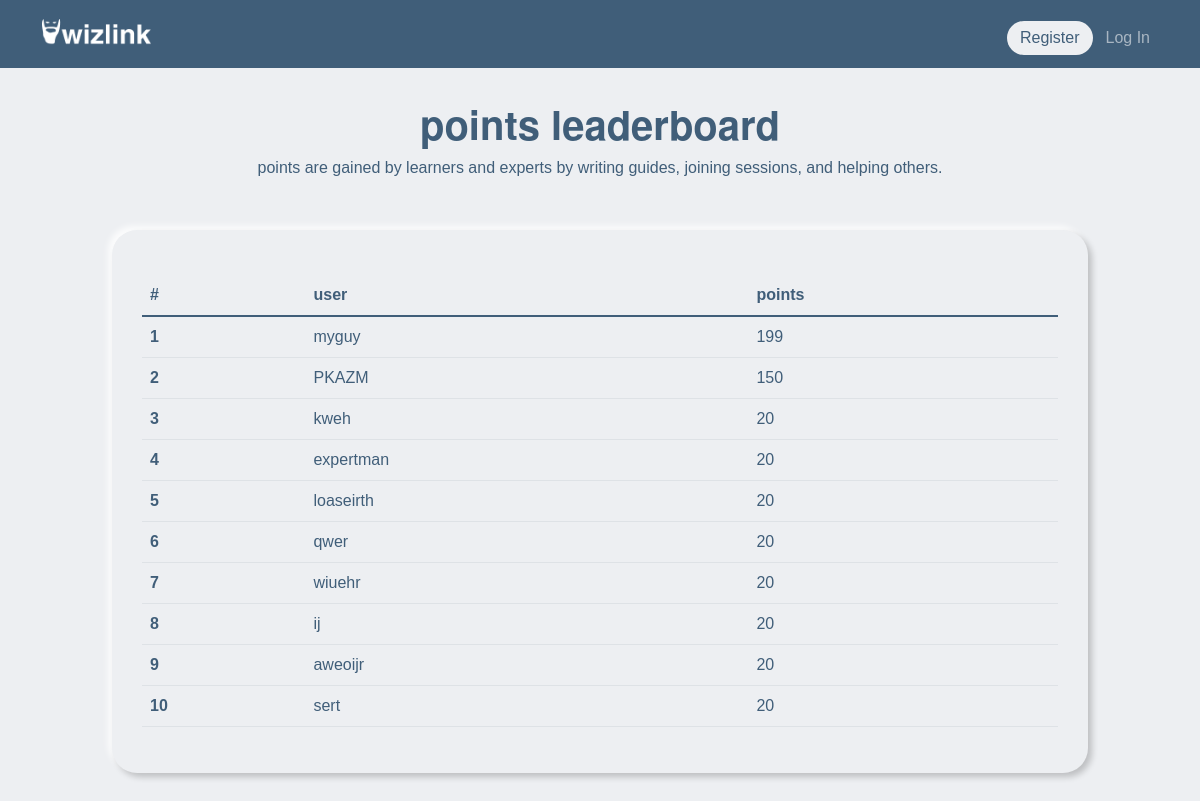
The app's page /leaderboard with its own data.
### tables this page shows
CREATE TABLE users (
    id INTEGER PRIMARY KEY,
    username TEXT NOT NULL,
    gender TEXT,
    email TEXT NOT NULL,
    hash TEXT NOT NULL,
    role TEXT NOT NULL,
    followers INTEGER DEFAULT 0,
    points INTEGER DEFAULT 0
, posts INTEGER, categories TEXT);

### app.py (the view)
@app.route("/leaderboard")
def leaderboard():
    rows = db.execute("SELECT * FROM users ORDER BY points DESC LIMIT 10")
    return render_template("leaderboard.html", rows=rows)

### app.py (called while the page is built)
@app.after_request
def after_request(response):
    response.headers["Cache-Control"] = "no-cache, no-store, must-revalidate"
    response.headers["Expires"] = 0
    response.headers["Pragma"] = "no-cache"
    return response

### templates/leaderboard.html (shortened to what this page needs)
{% extends "layout.html" %}
{% block main %}
<div class="header">
  <h1>
      <b>points leaderboard</b>
  </h1>
  <p>points are gained by learners and experts by writing guides, joining sessions, and helping others.</p>
</div>
<div class="container">
  <div class="box_s">
<table class="table" style="color: #405E79; margin-top: 15px;">
    <thead>
      <tr>
        <th scope="col">#</th>
        <th scope="col">user</th>
        <th scope="col">points</th>
      </tr>
    </thead>
    <tbody>
        {% for i in range(10) %}
            {% if i < rows|length %}
                <tr>
                    <th scope="row"> {{ i+1 }} </th>
                    <td> {{ rows[i]["username"] }} </td>
                    <td> {{ rows[i]["points"] }} </td>
                </tr>
            {% endif %}
        {% endfor %}
    </tbody>
  </table>
</div>
</div>
{% endblock %}

### static/styles.css (style rules this page uses)
body { background-color: #edeff2; -moz-user-select: none; -webkit-user-select: none; -ms-user-select:none; user-select:none; -o-user-select:none; font-family: helvetica; font-weight: 300; }
.header { text-align: center; color: #405E79; }
h1 { font-family: helvetica; text-align: center; font-weight: 800 }
.box_s { border-radius: 25px; padding: 30px; margin: 50px; top: 30%; left: 30%; background-color: #edeff2; box-shadow: 4px 4px 6px 0 rgba(0, 0, 0, 0.2), -4px -4px 6px 0 rgba(255, 255, 255, 0.8); }
* { margin: 0; padding: 0; box-sizing: border-box; }
.header h1 { text-align: center; margin-top: 50px; font-family:"Helvetica Neue", Courier, sans-serif; }

### records on screen
users: username "myguy", points "199"
users: username "PKAZM", points "150"
users: username "kweh", points "20"
users: username "expertman", points "20"
users: username "loaseirth", points "20"
users: username "qwer", points "20"
users: username "wiuehr", points "20"
users: username "ij", points "20"
users: username "aweoijr", points "20"
users: username "sert", points "20"

### other values on screen
{{ i+1 }} "1" "2" "3" "4" "5" "6" "7" "8" "9" "10"
